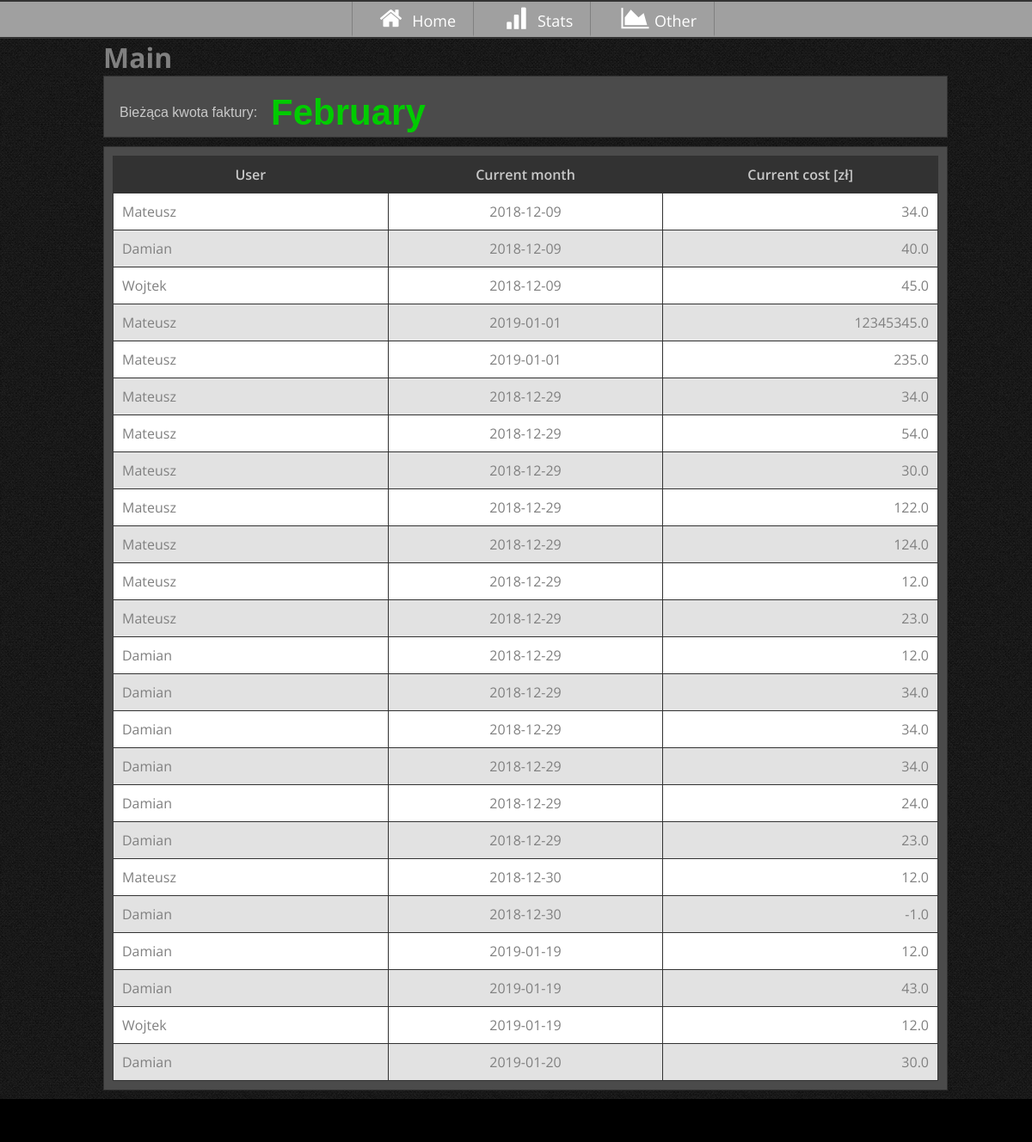
The page / on the database its author committed.
### models.py (models this page shows, shortened)
class BaseModel(Model):
    class Meta:
        database = base

class Users(BaseModel):
    name = CharField(null=False)
    surname = CharField(null=False)

class Expenses(BaseModel):
    user = ForeignKeyField(Users, related_name='user')
    name = CharField(null=False)
    date = DateTimeField(null=False)
    cost = DoubleField(null=False)

### views.py (the view)
@app.route('/')
def index():
    exp_data = Expenses().select().join(Users)
    user_data_all = []
    for row in exp_data:
        user_data_all.append({"name": row.user.name, "date": row.date.strftime('%Y-%m-%d'), "cost": row.cost})
    currentfv_cost = get_curr_cost()
    return render_template('index.html', exp_data=user_data_all, current_fvcost=currentfv_cost)

### app.py (called while the page is built)
@app.before_request
def before_request():
    g.db = base
    g.db.connection()

@app.after_request
def after_request(response):
    g.db.close()
    return response

### data.py (called while the page is built)
def get_curr_cost():
    now = datetime.datetime.now()
    curr_month = now.strftime('%B')
    return curr_month

### templates/index.html (shortened to what this page needs)
<!DOCTYPE HTML>
<html lang="pl">
<head>
	<link rel="stylesheet" type="text/css" href="{{ url_for('static', filename='style.css') }}">
	<link rel="stylesheet" type="text/css" href="{{ url_for('static', filename='style2.css') }}">
	<link rel="stylesheet" type="text/css" href="{{ url_for('static', filename='css/fontello.css') }}">
</head>
<body>
	<header>
		<nav>
			<ul class="menu">
				<li><a href="index.html"><i class="icon-home"></i>Home</a></li>
				<li><a href="stats.html"><i class="icon-chart-bar"></i>Stats</a></li>
				<li><a href="other.html"><i class="icon-chart-area"></i>Other</a>
			</ul>
		</nav>
	</header>
	<main>
		<div class="content">
			<header>
				<h1>Main</h1>
					<div class="containerUpper">
						<span class="label">Bieżąca kwota faktury: </span> <span class="label cost">{{ current_fvcost }}</span>
					</div>
					<div class="containerTab">
						<table id="tab1" class="tab1" align="center">
							<thead>
								<tr>
									<th scope="col" id="1" width="160">User</th>
									<th scope="col" id="2" width="160">Current month</th>
									<th scope="col" id="3" width="160" text-align="right">Current cost [zł]</th>
								</tr>
							</thead>
								<tbody>
									{% for user in exp_data %}
										<tr>
											<td>
												{{ user['name'] }}
											</td>
											<td  align="center">
												{{ user['date'] }}
											</td>
											<td align="right">
												{{ user['cost'] }}
											</td>
										</tr>
									{% endfor %}
								</tbody>
						</table>
					</div>
			</header>
		</div>
	</main>
	<footer>
	</footer>
</body>
</html>

### static/style.css (style rules this page uses)
body { background-image: url("img/background.png"); margin: 0; font-family: 'Open Sans', sans-serif; color: #c9c9c9; }
nav { background-color: #a0a0a0; text-align: center; border-bottom: 2px solid #323232; border-top: 2px solid #323232; }
.menu { list-style-type: none; margin: 0; font-size: 18px; min-height: 30px; line-height: 150%; }
.menu > li { display: inline-block; padding-left: 20px; padding-right: 20px; border-right: 1px solid grey; border-bottom: 3px solid transparent; }
.menu > li:first-child { border-left: 1px solid grey; }
.menu a { color: white; text-decoration: none; }
.content { width: 80%; min-height: 1000px; margin-left: auto; margin-right: auto; text-align: center; color: grey; text-align: justify; }
h1 { margin: 0; }
footer { height: 50px; background-color: black; }

### static/style2.css (style rules this page uses)
.label { padding: 8px; font-family: Arial; font-size: 16px; display: table-cell; vertical-align: middle; }
.cost { font-weight: 600; font-size: 42px; color: #00cc00; }
table, th, td { border: 1px solid #323232; border-collapse: collapse; }
th, td { padding: 10px; }
th { text-align: center; }
.tab1 { background-color: #f1f1c1; width: 100%; }
.tab1 tr:nth-child(even) { background-color: #e2e2e2; }
.tab1 tr:nth-child(odd) { background-color: #fff; }
.tab1 th { color: #c9c9c9; font-weight: 600; background-color: #323232; }
.containerUpper { width: 100%; height: 50px; background-color: #4b4b4b; border: 1px solid #323232; padding: 10px; margin-bottom: 10px; vertical-align: middle; color: #c9c9c9; }
.containerTab { width: 100%; height: 100%; background-color: #4b4b4b; border: 1px solid #323232; padding: 10px; margin-bottom: 10px; }

### rows shown on the page
Users: name "Mateusz" "Mateusz" "Mateusz" "Mateusz" "Mateusz" "Mateusz" "Mateusz" "Mateusz" "Mateusz" "Mateusz" "Mateusz"
Expenses: cost "34.0"
Users: name "Damian" "Damian" "Damian" "Damian" "Damian" "Damian" "Damian" "Damian" "Damian" "Damian" "Damian"
Expenses: cost "40.0"
Users: name "Wojtek" "Wojtek"
Expenses: cost "45.0"
Expenses: cost "12345345.0"
Expenses: cost "235.0"
Expenses: cost "34.0"
Expenses: cost "54.0"
Expenses: cost "30.0"
Expenses: cost "122.0"
Expenses: cost "124.0"
Expenses: cost "12.0"
Expenses: cost "23.0"
Expenses: cost "12.0"
Expenses: cost "34.0"
Expenses: cost "34.0"
Expenses: cost "34.0"
Expenses: cost "24.0"
Expenses: cost "23.0"
Expenses: cost "12.0"
Expenses: cost "-1.0"
Expenses: cost "12.0"
Expenses: cost "43.0"
Expenses: cost "12.0"
Expenses: cost "30.0"

### other values the page prints
{{ current_fvcost }} "February"
{{ user['date'] }} "2018-12-09" "2018-12-09" "2018-12-09" "2019-01-01" "2019-01-01" "2018-12-29" "2018-12-29" "2018-12-29" "2018-12-29" "2018-12-29" "2018-12-29" "2018-12-29" "2018-12-29" "2018-12-29" "2018-12-29" "2018-12-29" "2018-12-29" "2018-12-29" "2018-12-30" "2018-12-30" "2019-01-19" "2019-01-19" "2019-01-19" "2019-01-20"
